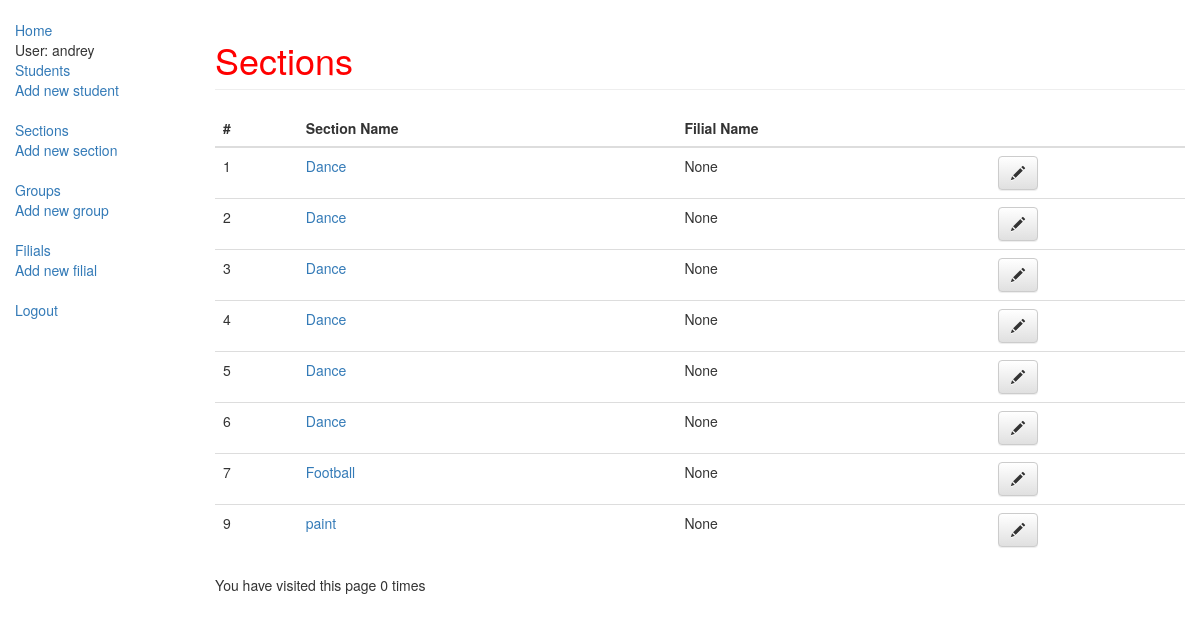
Page /index/sections/ (signed in) on the earlier database version.
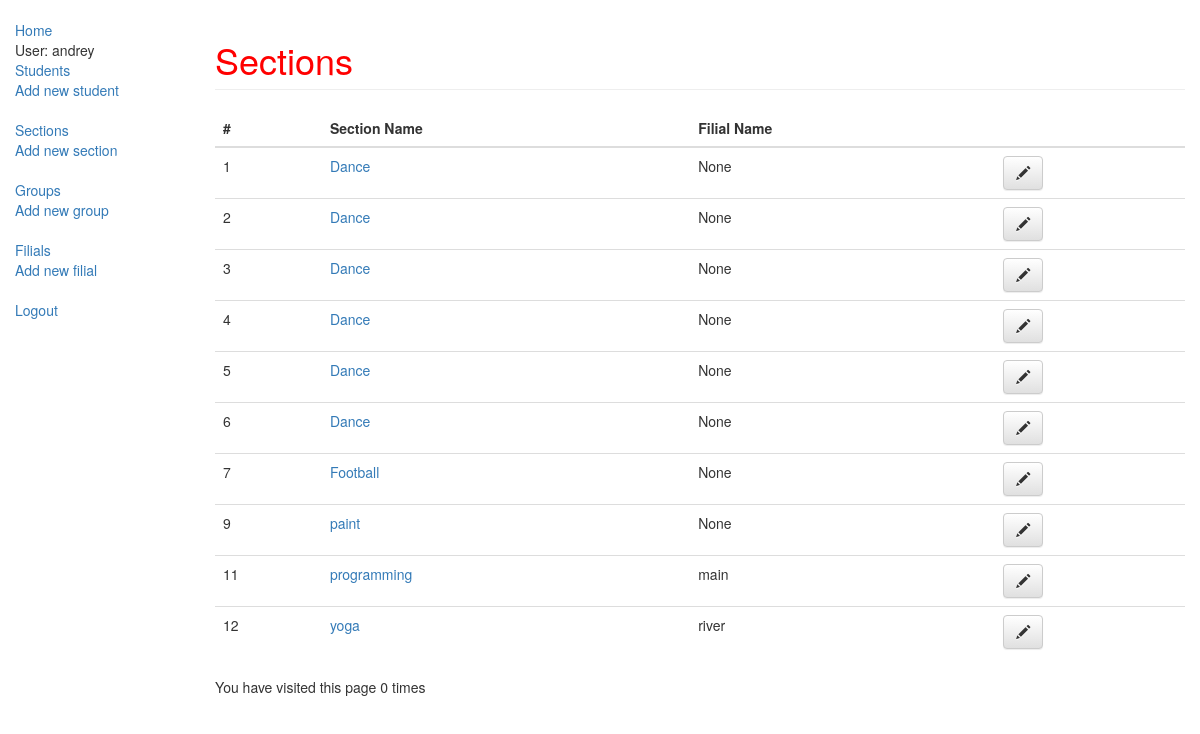
Same page on the later database version.
### observer/models.py (models this page shows, shortened)
class Section(models.Model):
    name = models.CharField(max_length=20, help_text="Enter a section name")
    owner = models.ForeignKey(User, on_delete=models.SET_NULL, null=True, blank=True)
    filial = models.ForeignKey('Filial', on_delete=models.SET_NULL, null=True, blank=True)
    class Meta:
        ordering = ["name"]

class Filial(models.Model):
    name = models.CharField(max_length=20, help_text="Enter a filial name")
    phone = models.CharField(max_length=20, help_text="Enter Phone of Filial")
    address = models.CharField(max_length=20, help_text="Enter Address of Filial")
    owner = models.ForeignKey(User, on_delete=models.SET_NULL, null=True, blank=True)
    class Meta:
        ordering = ["name"]
    def __str__(self):
        return self.name

### observer/views.py (the view)
# urls.py: path('sections/', views.section_list, name="sections_list"),
@login_required()
def section_list(request):
    sections = Section.objects.filter(owner=request.user)
    num_visits = request.session.get('num_visits',0)
    request.session['num_visits'] = num_visits + 1
    return render(
        request,
        'observer/section_list.html',
        {'sections': sections, 'num_visits': num_visits}
    )

### observer/templates/observer/section_list.html (shortened to what this page needs)
{% extends "observer/base_generic.html" %}
{% block content %}
<h1 class="page-header">
    Sections
</h1>
<table class="table" id="student-table">
    <thead>
        <tr>
            <th>#</th>
            <th>Section Name</th>
            <th>Filial Name</th>
            <th></th>
        </tr>
    </thead>
    <tbody>
        {% for section in sections %}
        <tr>
            <td>{{section.id}}</td>
            <td><a href="{% url 'section_detail' pk=section.pk %}">{{section.name}}</a></td>
            <td>{{section.filial}}</td>
            <td><a class="btn btn-default" href="{% url 'edit_section' pk=section.pk %}"><span class="glyphicon glyphicon-pencil"></span></a></td>
        </tr>
        {% empty %}
        <tr>
            <td colspan="7" class="text-center bg-warning">No section</td>
        </tr>
        {% endfor %}
    </tbody>
</table>
<p>You have visited this page {{num_visits}} times</p>
{% endblock %}

Differences in the rows shown:
added Section: id "11", name "programming", filial "main"
added Section: id "12", name "yoga", filial "river"
